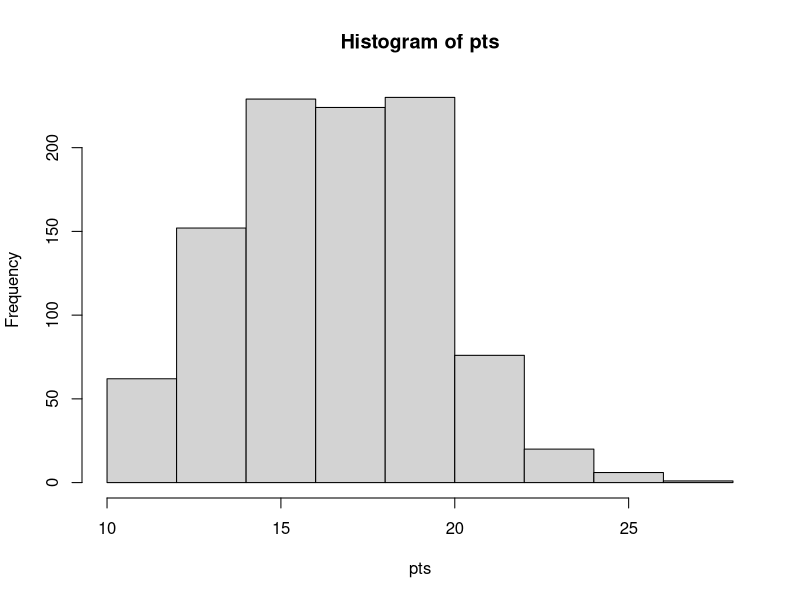

The R script that drew this image:
## ---- chunk 1
num_iter = 1000
target = 11
# probability of winning the point given matchup is Penfold/Powell vs Linn/Kacergis
p_point = 0.46
pts = c()
a_wins = 0
for (i in c(1:num_iter)) {
# set up conditions. assume that the team is starting in the serving with the first ,→ server going
  serve = 1
  receive = 0
  a_points = 0
  b_points = 0
  num_pts = 0
  first_server = 0
  second_server = 1
  # run simulation
while (max(a_points, b_points) < target) { 
  a_win = (runif(1) < p_point)
#case 1, a team won, they were serving
  if (a_win && serve == 1) {
    num_pts = num_pts + 1
    # win by two stuff below
    if ((b_points == target - 1) & (a_points == target - 2)) {
        b_points = target - 2 
        } else {
          a_points = a_points + 1 
        }
  # if team a lost, but they were serving (rotate servers)
} else if (!a_win && serve == 1) {
# if they were the first server, now they are not
  if (first_server == 1){
      first_server = 0
      second_server = 1
    }
    # if they were the second server, now the other team goes
else{
    second_server = 0 
    first_server = 1 
    serve = 1 - serve 
    receive = 1 - receive
}
    # if a team lost, and the opponent was serving
} else if (!a_win & serve == 0){
num_pts = num_pts + 1
if ((b_points == target - 2) & (a_points == target - 1)) {
a_points = target - 2 }
else {
b_points = b_points + 1
}
    #if a team won, and the opponent was serving
} else if (a_win & serve == 0){
# if they were the first server, now they are not 
  if (first_server == 1){
      first_server = 0
      second_server = 1
  }
  # if they were the second server, now the other team goes
  else{
      second_server = 0
      first_server = 1
      serve = 1 - serve
      receive = 1 - receive
    } 
  }
}

a_wins = a_wins + (a_points == target)
pts = c(pts, num_pts) }
a_win_pct = a_wins/num_iter
sd_est = sqrt(a_win_pct * (1 - a_win_pct) / num_iter)
# we compute the estimate by taking the percentage of simulations in which the server won
print('Server win percentage')
print(a_win_pct)
print('99 % confidence interval')
print(a_win_pct - 2.576 * sd_est)
print(a_win_pct + 2.576 * sd_est)
print(mean(pts))
print(sd(pts))
hist(pts)
